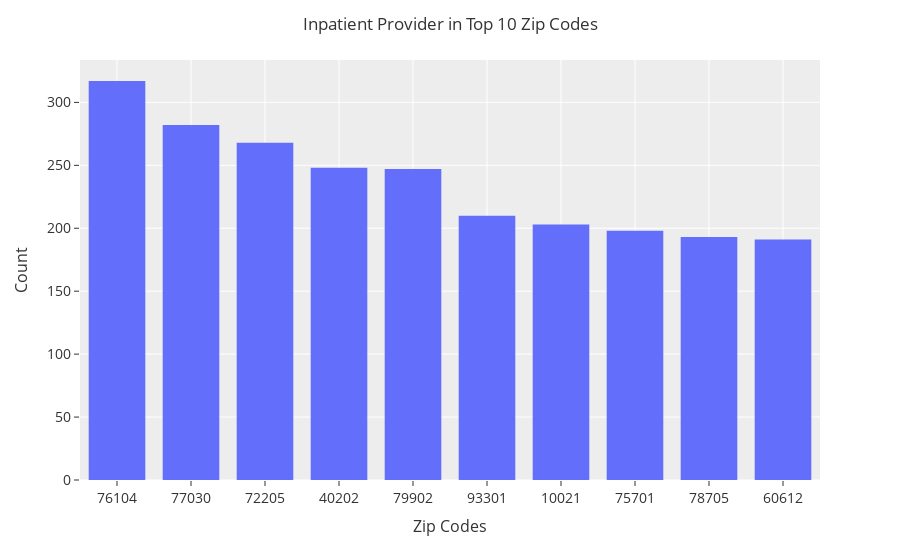

Notebook source saved alongside this figure:
### Code cell
# Inpatient by Zip Code
zipcode_count  = inpatient_df['Provider Zip Code'].value_counts()
zipcode_count = zipcode_count[:10,]
fig = px.histogram(x = zipcode_count.index, y = zipcode_count.values)
fig.update_layout(
    title='Inpatient Provider in Top 10 Zip Codes',
    template='ggplot2',
    xaxis=dict(
        title='Zip Codes',
        titlefont_size=16,
        tickfont_size=14,
    ),
    yaxis=dict(
        title='Count',
        titlefont_size=16,
        tickfont_size=14,
    ),
    legend=dict(
        x=0,
        y=1.0,
    ),
    barmode='group',
    bargap=0.15,
    bargroupgap=0.1 
)
fig.layout.xaxis.type = 'category'
fig.show()
fig.write_image("inpatient_analysis_graphs\inpatient_provider_top_10_zipCodes.png", engine='orca')

### Figure 1 — Plotly figure (JSON) as saved in the notebook; plotly's stock layout.template omitted (floating-point values rounded to 4 significant figures)
{"data": [{"alignmentgroup": "True", "bingroup": "x", "histfunc": "sum", "hovertemplate": "x=%{x}<br>sum of y=%{y}<extra></extra>", "legendgroup": "", "marker": {"color": "#636efa", "pattern": {"shape": ""}}, "name": "", "offsetgroup": "", "orientation": "v", "showlegend": false, "type": "histogram", "x": [76104, 77030, 72205, 40202, 79902, 93301, 10021, 75701, 78705, 60612], "xaxis": "x", "y": [317, 282, 268, 248, 247, 210, 203, 198, 193, 191], "yaxis": "y"}], "layout": {"bargap": 0.15, "bargroupgap": 0.1, "barmode": "group", "legend": {"tracegroupgap": 0, "x": 0, "y": 1}, "margin": {"t": 60}, "title": {"text": "Inpatient Provider in Top 10 Zip Codes"}, "xaxis": {"anchor": "y", "domain": [0, 1], "tickfont": {"size": 14}, "title": {"font": {"size": 16}, "text": "Zip Codes"}, "type": "category"}, "yaxis": {"anchor": "x", "domain": [0, 1], "tickfont": {"size": 14}, "title": {"font": {"size": 16}, "text": "Count"}}}}
